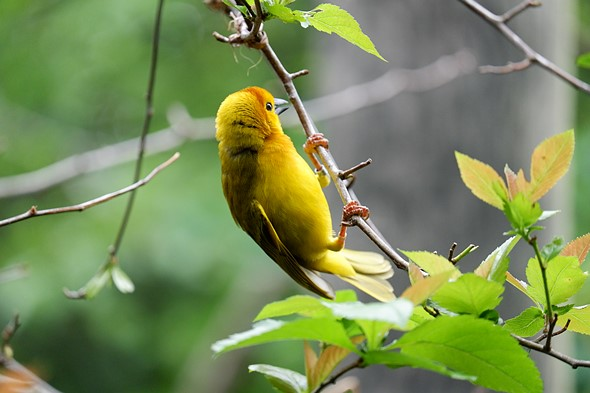
#> input picture bird.jpg, 590 x 393 px
$ python Edges.py
#> lines starting #> are read from the running program, lines starting #| are printed output that depends on the picture; after the words box and inside, x2 and y2 are one past the last pixel; in counts of white or black regions, pixels touching at a corner belong together; long printed decimals are rounded
import cv2 as cv
import numpy as np
from matplotlib import pyplot as plt
from math import sqrt

eoi = 0
ale = 1
ple = 2
nep = 3

def EBIQA(img):
    lap = cv.Laplacian(img,cv.CV_8UC1)
    ret,lap = cv.threshold(lap,127,255,cv.THRESH_BINARY)

    ex = (int(lap.shape[0]/16)+1)*16
    why = (int(lap.shape[1]/16)+1)*16
    #rozmiar podzielny na 16
    lap = cv.copyMakeBorder(lap, 0 , why-lap.shape[1], 0 , ex-lap.shape[0], cv.BORDER_CONSTANT, None, 0)

    X = int(lap.shape[0]/16)
    Y = int(lap.shape[1]/16)

    N = 16
    O = [[[None for _ in range(4)] for _ in range(Y)] for _ in range(X)]

    for i in range(X):
        for j in range(Y):
            lngth = 0
            x=i*N
            y=j*N
            mx_area = 0
            mx=[0,0,0,0]

            roi = lap[y:y+N, x:x+N]
            roi2 = lap[y:y+N, x:x+N]
            contours, hierarchy = cv.findContours(roi, cv.RETR_TREE, cv.CHAIN_APPROX_SIMPLE)

            for ele in contours:
                if len(ele) == 1 and lngth <1:
                    lngth = 1
                if len(ele) > 1:
                    le = []
                    for k in range(len(ele)-1):
                        tmp = ele[k]-ele[k+1]
                        le.append(np.linalg.norm(tmp))
                    lngth = sum(le) / len(le)

                x,y,w,h = cv.boundingRect(ele)
                area = w*h
                if area > mx_area:
                    mx = x,y,w,h
                    mx_area = area
            x,y,w,h = mx
            roi2=roi[y:y+h,x:x+w]

            whites = np.sum(roi == 255)
            whites2 = np.sum(roi2 == 255)

            O[i][j][nep] = whites
            O[i][j][ple] = whites2
            O[i][j][eoi] = len(contours)
            O[i][j][ale] = lngth
    return O

def EBIQA_p2(O, D):
    n = len(D)
    m = len(D[0])
    d = [[None for _ in range(m)] for _ in range(n)]
    suma = 0
    for i in range(n):
        for j in range(m):
            tmp = (O[i][j][eoi] - D[i][j][eoi])**2 + (O[i][j][ale] - D[i][j][ale])**2
            tmp += (O[i][j][ple] - D[i][j][ple])**2 + (O[i][j][nep] - D[i][j][nep])**2
            d[i][j] = sqrt(tmp)
            suma += sqrt(tmp)
    suma = suma/(n*m)
    return suma

if __name__ == "__main__":
    imges = ['bird.jpg', 'bird1.jpg', 'bird2.jpg', 'bird3.jpg', 'bird4.jpg', 'bird5.jpg']
    #imges = ['original.png', 'distorted.png', 'distorted2.png', 'distorted3.png']

    img = cv.imread(imges[0],0)
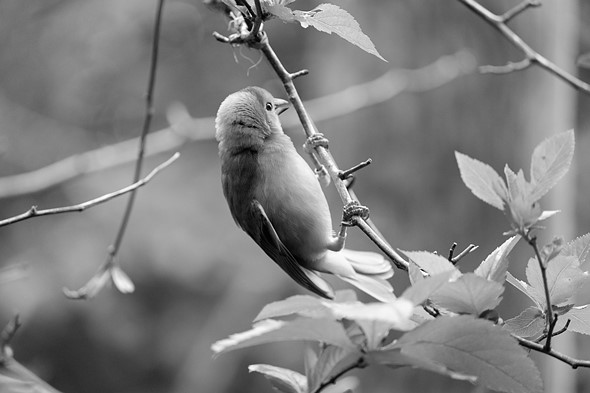
#> img: shape (393, 590); min 0, max 255, mean 128
    O = EBIQA(img)
#> in EBIQA, `ret,lap = cv.threshold(lap,127,255,cv.THRESH_BINARY)`:
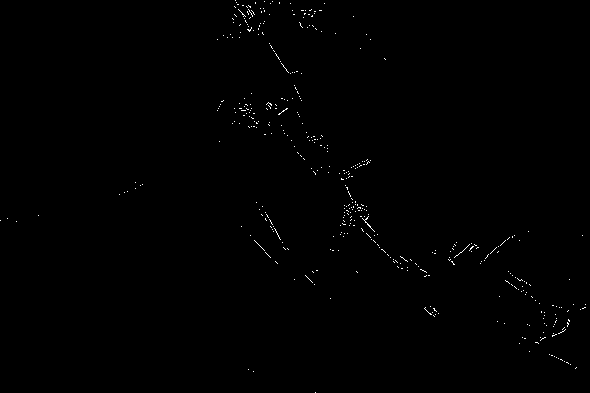
#> lap: shape (393, 590); 0.38% white in thin lines or dots
#> in EBIQA, `lap = cv.copyMakeBorder(lap, 0 , why-lap.shape[1], 0 , ex-lap.shape[0]..`:
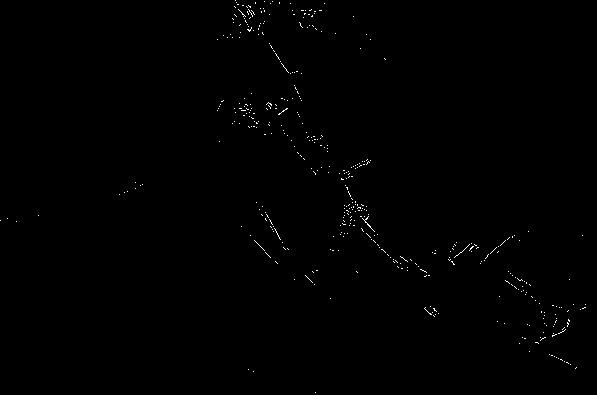
#> lap: shape (395, 597); 0.37% white in thin lines or dots
#> after the loop in EBIQA, `for i in range(X):`: O = 24 items
#> O = 24 items
    for i in range(len(imges)-1):
        img_b = cv.imread(imges[i+1],0)
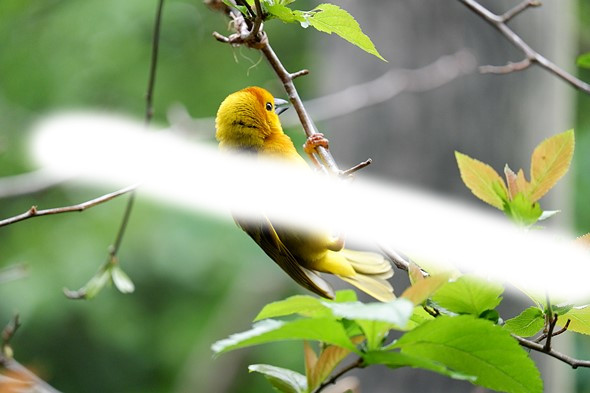
#> input picture bird1.jpg, 590 x 393 px
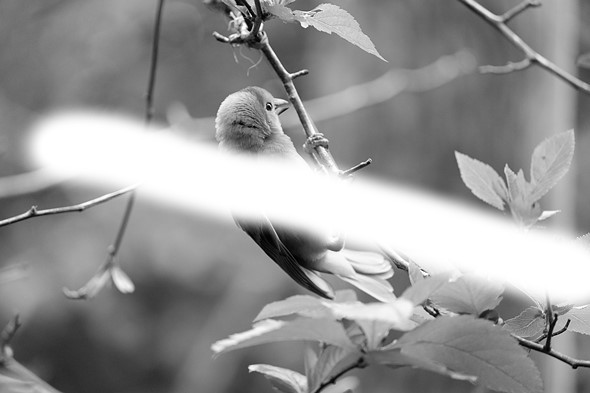
#> img_b: shape (393, 590); min 0, max 255, mean 149
        D = EBIQA(img_b)
#> in EBIQA (call 2), `ret,lap = cv.threshold(lap,127,255,cv.THRESH_BINARY)`:
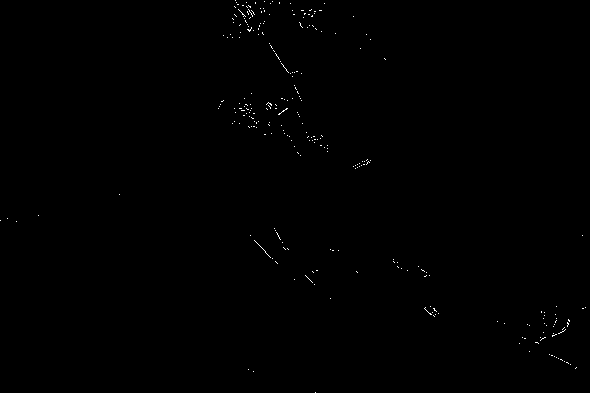
#> lap: shape (393, 590); 0.23% white in thin lines or dots
#> in EBIQA (call 2), `lap = cv.copyMakeBorder(lap, 0 , why-lap.shape[1], 0 , ex-lap.shape[0]..`:
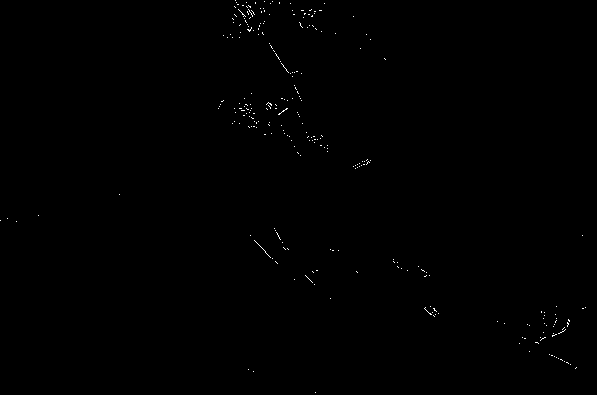
#> lap: shape (395, 597); 0.22% white in thin lines or dots
#> D = 24 items
        print(EBIQA_p2(O, D))
#> in EBIQA_p2, `n = len(D)`: n = 24
#> in EBIQA_p2, `m = len(D[0])`: m = 37
#> after the loop in EBIQA_p2, `for i in range(n):`: d = 24 items; suma = 259.4
#> in EBIQA_p2, `suma = suma/(n*m)`: suma = 0.292
#| 0.2921
#> pass 2 of the loop `for i in range(len(imges)-1):`:
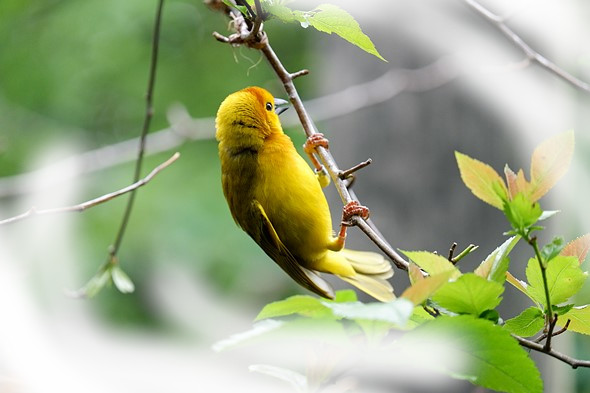
#> input picture bird2.jpg, 590 x 393 px
#> `img_b = cv.imread(imges[i+1],0)`:
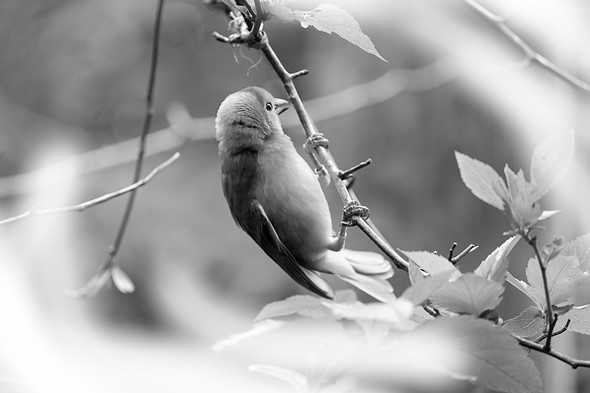
#> img_b: shape (393, 590); min 0, max 255, mean 163
#> in EBIQA (call 3), `lap = cv.copyMakeBorder(lap, 0 , why-lap.shape[1], 0 , ex-lap.shape[0]..`:
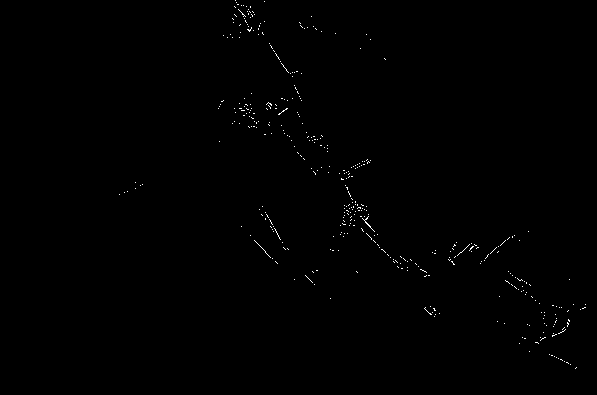
#> lap: shape (395, 597); 0.34% white in thin lines or dots, all inside (x1, y1, x2, y2) = (119, 0, 586, 369)
#| 0.1176
#> pass 3 of the loop `for i in range(len(imges)-1):`:
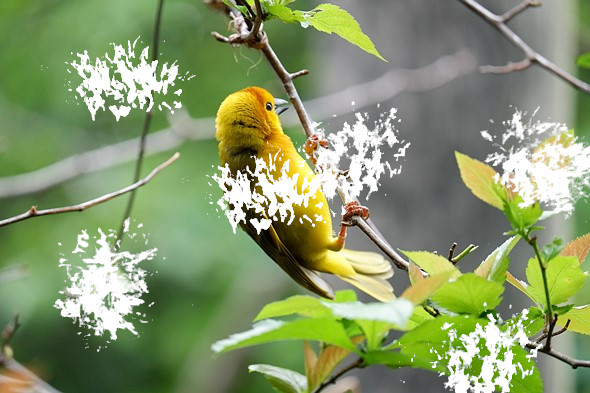
#> input picture bird3.jpg, 590 x 393 px
#> `img_b = cv.imread(imges[i+1],0)`:
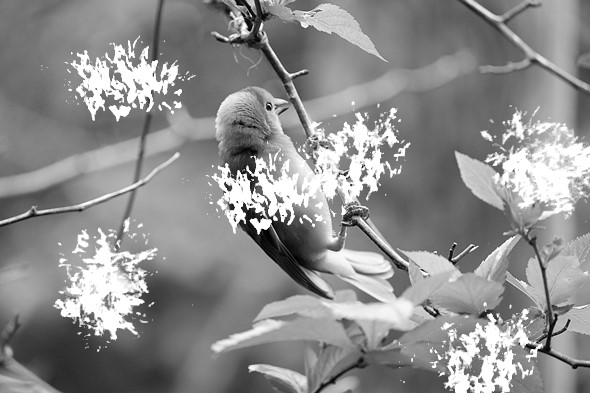
#> img_b: shape (393, 590); min 0, max 255, mean 141.3
#> in EBIQA (call 4), `lap = cv.copyMakeBorder(lap, 0 , why-lap.shape[1], 0 , ex-lap.shape[0]..`:
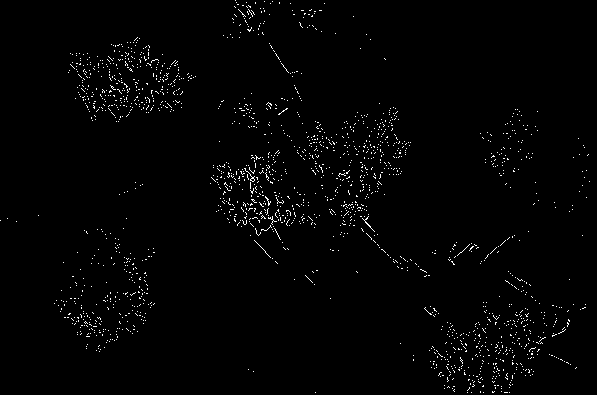
#> lap: shape (395, 597); 1.5% white in thin lines or dots
#| 2.544
#> the loop made 5 passes; the first 3 are shown


# [5 lines of commented-out code are left out]
